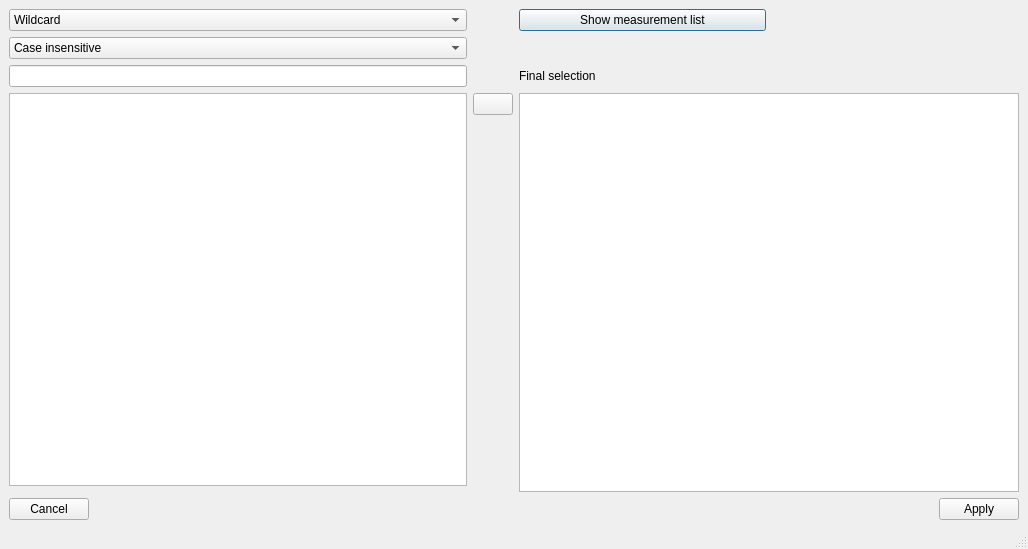
<?xml version="1.0" encoding="UTF-8"?>
<ui version="4.0">
 <class>MultiSearchDialog</class>
 <widget class="QDialog" name="MultiSearchDialog">
  <property name="geometry">
   <rect>
    <x>0</x>
    <y>0</y>
    <width>1028</width>
    <height>549</height>
   </rect>
  </property>
  <property name="windowTitle">
   <string>Dialog</string>
  </property>
  <property name="sizeGripEnabled">
   <bool>true</bool>
  </property>
  <layout class="QGridLayout" name="grid_layout" columnstretch="1,0,0,0,0,0">
   <property name="leftMargin">
    <number>9</number>
   </property>
   <property name="topMargin">
    <number>9</number>
   </property>
   <property name="rightMargin">
    <number>9</number>
   </property>
   <property name="bottomMargin">
    <number>9</number>
   </property>
   <item row="0" column="0">
    <widget class="QComboBox" name="match_kind">
     <property name="currentIndex">
      <number>0</number>
     </property>
     <item>
      <property name="text">
       <string>Wildcard</string>
      </property>
     </item>
     <item>
      <property name="text">
       <string>Regex</string>
      </property>
     </item>
    </widget>
   </item>
   <item row="10" column="0">
    <widget class="QLabel" name="status">
     <property name="text">
      <string/>
     </property>
    </widget>
   </item>
   <item row="6" column="0" rowspan="2">
    <widget class="QListWidget" name="matches"/>
   </item>
   <item row="7" column="1">
    <spacer name="verticalSpacer_2">
     <property name="orientation">
      <enum>Qt::Vertical</enum>
     </property>
     <property name="sizeHint" stdset="0">
      <size>
       <width>20</width>
       <height>40</height>
      </size>
     </property>
    </spacer>
   </item>
   <item row="6" column="2" rowspan="3" colspan="4">
    <widget class="MinimalListWidget" name="selection">
     <property name="minimumSize">
      <size>
       <width>500</width>
       <height>0</height>
      </size>
     </property>
    </widget>
   </item>
   <item row="2" column="2">
    <widget class="QLabel" name="label">
     <property name="text">
      <string>Final selection</string>
     </property>
    </widget>
   </item>
   <item row="2" column="0">
    <widget class="QLineEdit" name="search_box">
     <property name="text">
      <string/>
     </property>
    </widget>
   </item>
   <item row="0" column="2" colspan="2">
    <widget class="QPushButton" name="show_measurement_list_btn">
     <property name="text">
      <string>Show measurement list</string>
     </property>
     <property name="icon">
      <iconset resource="resource.qrc">
       <normaloff>:/info.png</normaloff>:/info.png</iconset>
     </property>
    </widget>
   </item>
   <item row="9" column="0" colspan="6">
    <layout class="QHBoxLayout" name="horizontalLayout" stretch="0,1,0">
     <item>
      <widget class="QPushButton" name="cancel_btn">
       <property name="text">
        <string>Cancel</string>
       </property>
      </widget>
     </item>
     <item>
      <spacer name="horizontalSpacer_2">
       <property name="orientation">
        <enum>Qt::Horizontal</enum>
       </property>
       <property name="sizeHint" stdset="0">
        <size>
         <width>40</width>
         <height>20</height>
        </size>
       </property>
      </spacer>
     </item>
     <item>
      <widget class="QPushButton" name="apply_btn">
       <property name="text">
        <string>Apply</string>
       </property>
      </widget>
     </item>
    </layout>
   </item>
   <item row="6" column="1">
    <widget class="QPushButton" name="add_btn">
     <property name="focusPolicy">
      <enum>Qt::TabFocus</enum>
     </property>
     <property name="text">
      <string/>
     </property>
     <property name="icon">
      <iconset resource="resource.qrc">
       <normaloff>:/left.png</normaloff>:/left.png</iconset>
     </property>
    </widget>
   </item>
   <item row="1" column="0">
    <widget class="QComboBox" name="case_sensitivity">
     <item>
      <property name="text">
       <string>Case insensitive</string>
      </property>
     </item>
     <item>
      <property name="text">
       <string>Case sensitive</string>
      </property>
     </item>
    </widget>
   </item>
  </layout>
 </widget>
 <customwidgets>
  <customwidget>
   <class>MinimalListWidget</class>
   <extends>QListWidget</extends>
   <header>asammdf.gui.widgets.list.h</header>
  </customwidget>
 </customwidgets>
 <tabstops>
  <tabstop>match_kind</tabstop>
  <tabstop>case_sensitivity</tabstop>
  <tabstop>search_box</tabstop>
  <tabstop>matches</tabstop>
  <tabstop>add_btn</tabstop>
  <tabstop>selection</tabstop>
  <tabstop>apply_btn</tabstop>
  <tabstop>cancel_btn</tabstop>
  <tabstop>show_measurement_list_btn</tabstop>
 </tabstops>
 <resources>
  <include location="resource.qrc"/>
 </resources>
 <connections/>
</ui>
